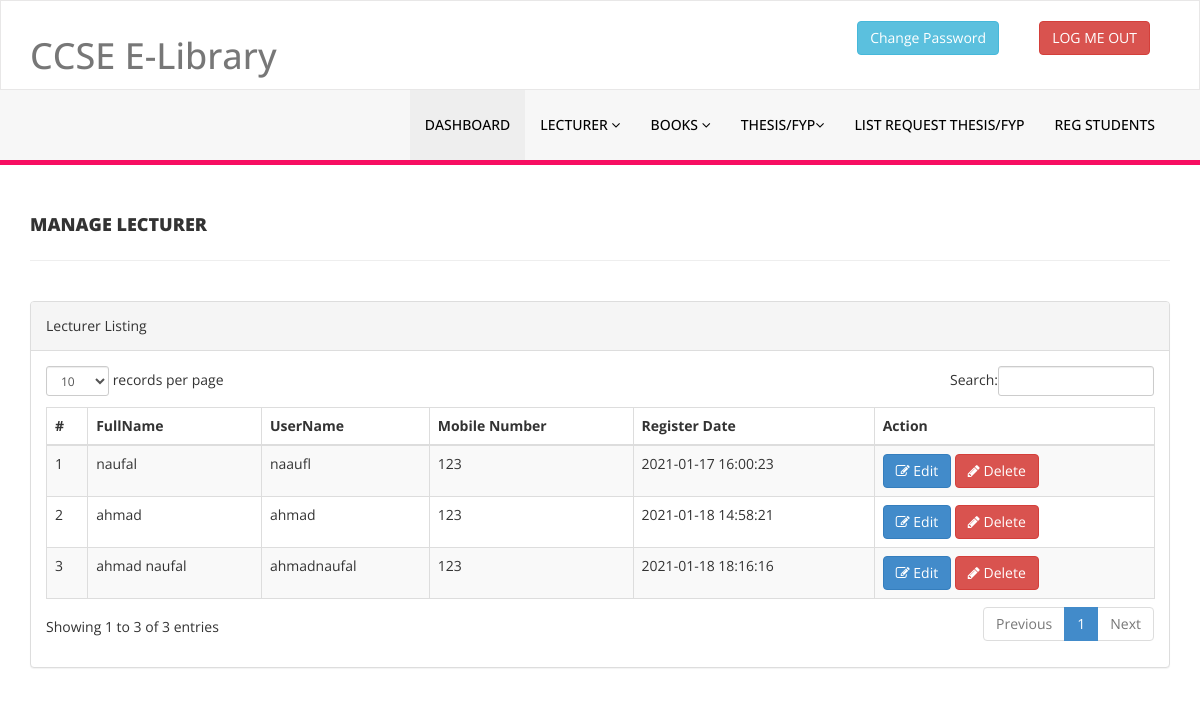
The app's page /library/admin/manage-Lecturer.php (signed in) with its own data.
### tables this page shows
CREATE TABLE `tbllecturers` (
  `id` int(11) NOT NULL,
  `FullName` varchar(100) DEFAULT NULL,
  `UserName` varchar(100) DEFAULT NULL,
  `MobileNumber` char(11) DEFAULT NULL,
  `Password` varchar(100) DEFAULT NULL,
  `RegDate` timestamp NULL DEFAULT current_timestamp(),
  `UpdationDate` timestamp NULL DEFAULT NULL ON UPDATE current_timestamp()
);

### library/admin/manage-Lecturer.php (the view, shortened to what this page needs)
<?php
include('includes/config.php');
if(strlen($_SESSION['alogin'])==0)
    {
header('location:index.php');
}
else{
    ?>
<!DOCTYPE html>
<html xmlns="http://www.w3.org/1999/xhtml">
<head>
    <link href="assets/css/bootstrap.css" rel="stylesheet" />
    <link href="assets/css/font-awesome.css" rel="stylesheet" />
    <link href="assets/js/dataTables/dataTables.bootstrap.css" rel="stylesheet" />
    <link href="assets/css/style.css" rel="stylesheet" />
</head>
<body>
<?php include('includes/header.php');?>
    <div class="content-wrapper">
         <div class="container">
        <div class="row pad-botm">
            <div class="col-md-12">
                <h4 class="header-line">Manage Lecturer</h4>
    </div>
     <div class="row">
</div>
        </div>
            <div class="row">
                <div class="col-md-12">
                    <div class="panel panel-default">
                        <div class="panel-heading">
                           Lecturer Listing
                        </div>
                        <div class="panel-body">
                            <div class="table-responsive">
                                <table class="table table-striped table-bordered table-hover" id="dataTables-example">
                                    <thead>
                                        <tr>
                                            <th>#</th>
                                            <th>FullName</th>
                                            <th>UserName</th>
                                            <th>Mobile Number</th>
                                            <th>Register Date</th>
                                            <th> Action </th>
                                        </tr>
                                    </thead>
                                    <tbody>
<?php $sql = "SELECT * from  tbllecturers";
$query = $dbh -> prepare($sql);
$query->execute();
$results=$query->fetchAll(PDO::FETCH_OBJ);
$cnt=1;
if($query->rowCount() > 0)
{
foreach($results as $result)
{               ?>
                                        <tr class="odd gradeX">
                                            <td class="center"><?php echo htmlentities($cnt);?></td>
                                            <td class="center"><?php echo htmlentities($result->FullName);?></td>
                                            <td class="center"><?php echo htmlentities($result->UserName);?></td>
                                            <td class="center"><?php echo htmlentities($result->MobileNumber);?></td>
                                            <td class="center"><?php echo htmlentities($result->RegDate);?></td>
                                            <td class="center">
                                            <a href="edit-Lecturer.php?Lectid=<?php echo htmlentities($result->id);?>"><button class="btn btn-primary"><i class="fa fa-edit "></i> Edit</button>
                                          <a href="manage-Lecturer.php?del=<?php echo htmlentities($result->id);?>" onclick="return confirm('Are you sure you want to delete?');"" >  <button class="btn btn-danger"><i class="fa fa-pencil"></i> Delete</button>
                                            </td>
                                        </tr>
 <?php $cnt=$cnt+1;}} ?>
                                    </tbody>
                                </table>
                            </div>
                        </div>
                    </div>
                </div>
            </div>
    </div>
    </div>
</body>
</html>
<?php } ?>

### library/admin/assets/css/style.css (style rules this page uses)
.content-wrapper { margin-top: 40px; min-height:800px; padding-bottom:90px; }
.header-line { font-weight:900; padding-bottom:25px; border-bottom:1px solid #eeeeee; text-transform:uppercase; }
.pad-botm { padding-bottom:30px; }

### records on screen
tbllecturers: FullName "naufal", UserName "naaufl", MobileNumber "123", RegDate "2021-01-17 16:00:23"
tbllecturers: FullName "ahmad", UserName "ahmad", MobileNumber "123", RegDate "2021-01-18 14:58:21"
tbllecturers: FullName "ahmad naufal", UserName "ahmadnaufal", MobileNumber "123", RegDate "2021-01-18 18:16:16"
